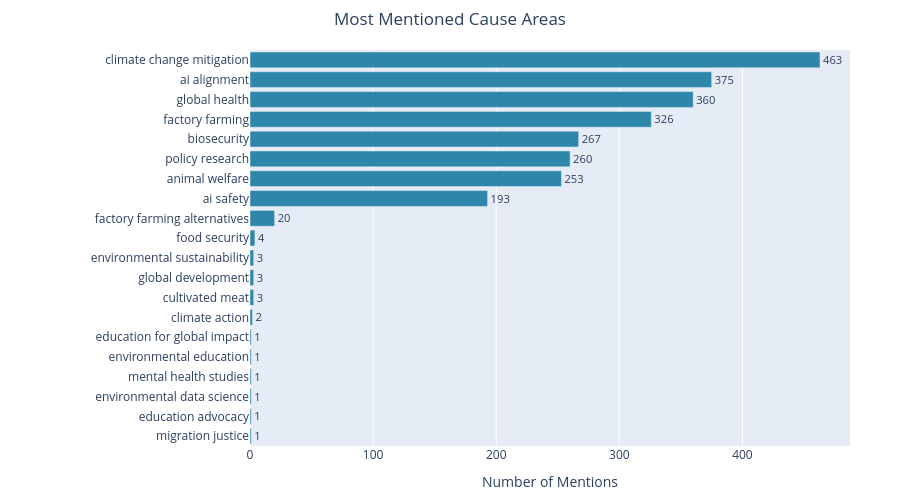

The notebook cell saved with this chart:
### Code cell
# Create cause area bar chart
if pipe.results.cause_areas:
    fig = pipe.create_cause_area_chart(top_n=20)
    fig.show()
    fig.write_html("docs/cause_area_chart.html", include_plotlyjs="cdn")

### Figure 1 — Plotly figure (JSON) as saved in the notebook; plotly's stock layout.template omitted (floating-point values rounded to 4 significant figures)
{"data": [{"marker": {"color": "#2E86AB"}, "orientation": "h", "text": ["1", "1", "1", "1", "1", "1", "2", "3", "3", "3", "4", "20", "193", "253", "260", "267", "326", "360", "375", "463"], "textposition": "outside", "type": "bar", "x": [1, 1, 1, 1, 1, 1, 2, 3, 3, 3, 4, 20, 193, 253, 260, 267, 326, 360, 375, 463], "y": ["migration justice", "education advocacy", "environmental data science", "mental health studies", "environmental education", "education for global impact", "climate action", "cultivated meat", "global development", "environmental sustainability", "food security", "factory farming alternatives", "ai safety", "animal welfare", "policy research", "biosecurity", "factory farming", "global health", "ai alignment", "climate change mitigation"]}], "layout": {"height": 500, "margin": {"b": 50, "l": 250, "r": 50, "t": 50}, "showlegend": false, "title": {"text": "Most Mentioned Cause Areas", "x": 0.5}, "xaxis": {"title": {"text": "Number of Mentions"}}, "yaxis": {"title": {"text": ""}}}}
